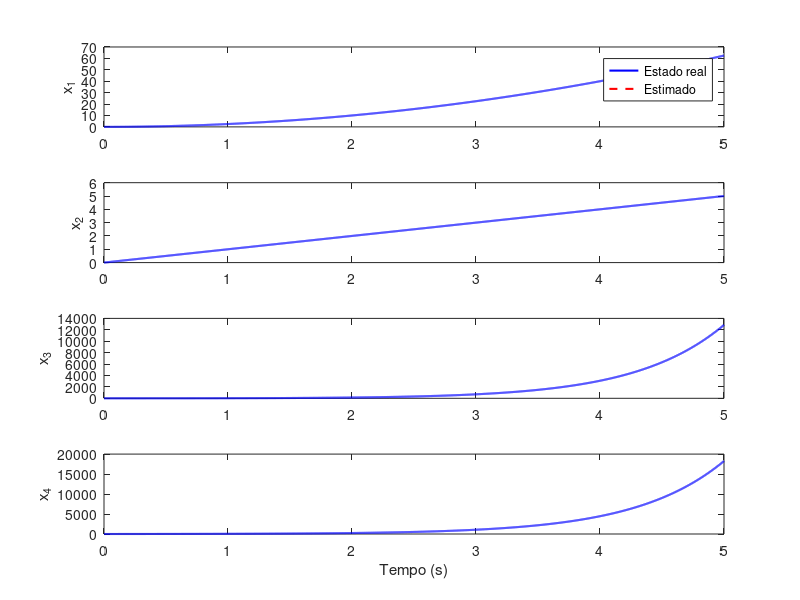

Here is the MATLAB script that generated this plot: (Note: this script raises an error after producing the figure.)
%% ESTIMATIVA DOS ESTADOS PELO OBSERVADOR TS.

clear; clc;

% Parâmetros do sistema
g = 9.81; p = 0.5; c = 1.0; v = 5.0;
theta_max = pi/6;
n = 4;  % número de estados
m = 1;  % dimensão da saída
r = 8;  % número de regras TS

% Matrizes A e B (8 regras) 
A = cell(r,1);
B = cell(r,1);

A{1} = [0 5 0 0; 0 0 0 0; 0 0 0 1; 0 44.7476 13.408 0];    B{1} = [0;1;0;8.9495];
A{2} = [0 5 0 0; 0 0 0 0; 0 0 0 1; 0 47.2451 9.7444 0];    B{2} = [0;1;0;9.4490];
A{3} = [0 5 0 0; 0 0 0 0; 0 0 0 1; 0 48.9343 5.9142 0];    B{3} = [0;1;0;9.7869];
A{4} = [0 5 0 0; 0 0 0 0; 0 0 0 1; 0 49.7861 1.9827 0];    B{4} = [0;1;0;9.9572];
A{5} = [0 5 0 0; 0 0 0 0; 0 0 0 1; 0 49.7861 -1.9827 0];   B{5} = [0;1;0;9.9572];
A{6} = [0 5 0 0; 0 0 0 0; 0 0 0 1; 0 48.9343 -5.9142 0];   B{6} = [0;1;0;9.7869];
A{7} = [0 5 0 0; 0 0 0 0; 0 0 0 1; 0 47.2451 -9.7444 0];   B{7} = [0;1;0;9.4490];
A{8} = [0 5 0 0; 0 0 0 0; 0 0 0 1; 0 44.7476 -13.408 0];   B{8} = [0;1;0;8.9495];

% Matriz de saída
C = [1 0 0 0];

% Ganhos L_i (obtidos do solver)
L = cell(r,1);
L{1} = [80.5658; 13.0140; 15.5003; 14.5842];
L{2} = [80.6187; 13.3124; 15.7703; 15.1651];
L{3} = [80.6535; 13.5142; 15.9529; 15.5579];
L{4} = [80.6719; 13.6159; 16.0450; 15.7561];
L{5} = [80.6719; 13.6159; 16.0450; 15.7561];
L{6} = [80.6535; 13.5142; 15.9529; 15.5579];
L{7} = [80.6187; 13.3124; 15.7703; 15.1651];
L{8} = [80.5658; 13.0140; 15.5003; 14.5842];

% Função para calcular pertinências mu_i baseado em theta = x(3)
% Dividi o intervalo [-theta_max, theta_max] em 8 setores com função triangular
function mu = calcula_mu(theta, theta_max)
    % Pontos de quebra para 9 limites (8 setores)
    limites = linspace(-theta_max, theta_max, 9);
    mu = zeros(8,1);
    for i = 1:8
        left = limites(i);
        center = (limites(i)+limites(i+1))/2;
        right = limites(i+1);
        if theta >= left && theta <= center
            mu(i) = (theta - left)/(center - left);
        elseif theta > center && theta <= right
            mu(i) = (right - theta)/(right - center);
        else
            mu(i) = 0;
        end
    end
    % Normaliza para somar 1
    mu = mu / sum(mu);
end

% Simulação do observador TS
dt = 0.001;       % passo de integração
T = 5;            % tempo total
N = T/dt;         % número de passos
t = linspace(0, T, N);

% Inicialização do estado estimado
x_hat = zeros(n,1);

% Estado real do sistema 
x_real = [0; 0; 0; 0]; 

% Entrada constante para teste
u = 1;

% Vetores para armazenar dados
X_hat = zeros(n,N);
X_real = zeros(n,N);
Y = zeros(m,N);

for k=1:N
    theta = x_hat(3); % variável premissa do observador
    
    % Calcula pertinências
    mu = calcula_mu(theta, theta_max);
    
    % Mede saída (com ruído zero)
    y = C * x_real;
    
    % Calcula a derivada do estado estimado do observador
    x_hat_dot = zeros(n,1);
    for i=1:r
        x_hat_dot = x_hat_dot + mu(i) * ( A{i}*x_hat + B{i}*u + L{i}*(y - C*x_hat) );
    end
    
    % Atualiza o estado estimado (Euler)
    x_hat = x_hat + dt * x_hat_dot;
    
    % Atualiza o estado real do sistema para simulação (considerando modelo nominal)
    % Para simplicidade A{4} e B{4} como sistema real
    x_real_dot = A{4}*x_real + B{4}*u;
    x_real = x_real + dt * x_real_dot;
    
    % Armazena dados
    X_hat(:,k) = x_hat;
    X_real(:,k) = x_real;
    Y(:,k) = y;
end

% Plota resultados
figure;
for i=1:n
    subplot(n,1,i)
    plot(t,X_real(i,:), 'b', 'LineWidth',1.5); hold on
    plot(t,X_hat(i,:), 'r--', 'LineWidth',1.5);
    ylabel(sprintf('x_%d', i))
    if i==1
        legend('Estado real','Estimado')
    end
end
xlabel('Tempo (s)')
sgtitle('Estimativa dos Estados pelo Observador TS')

